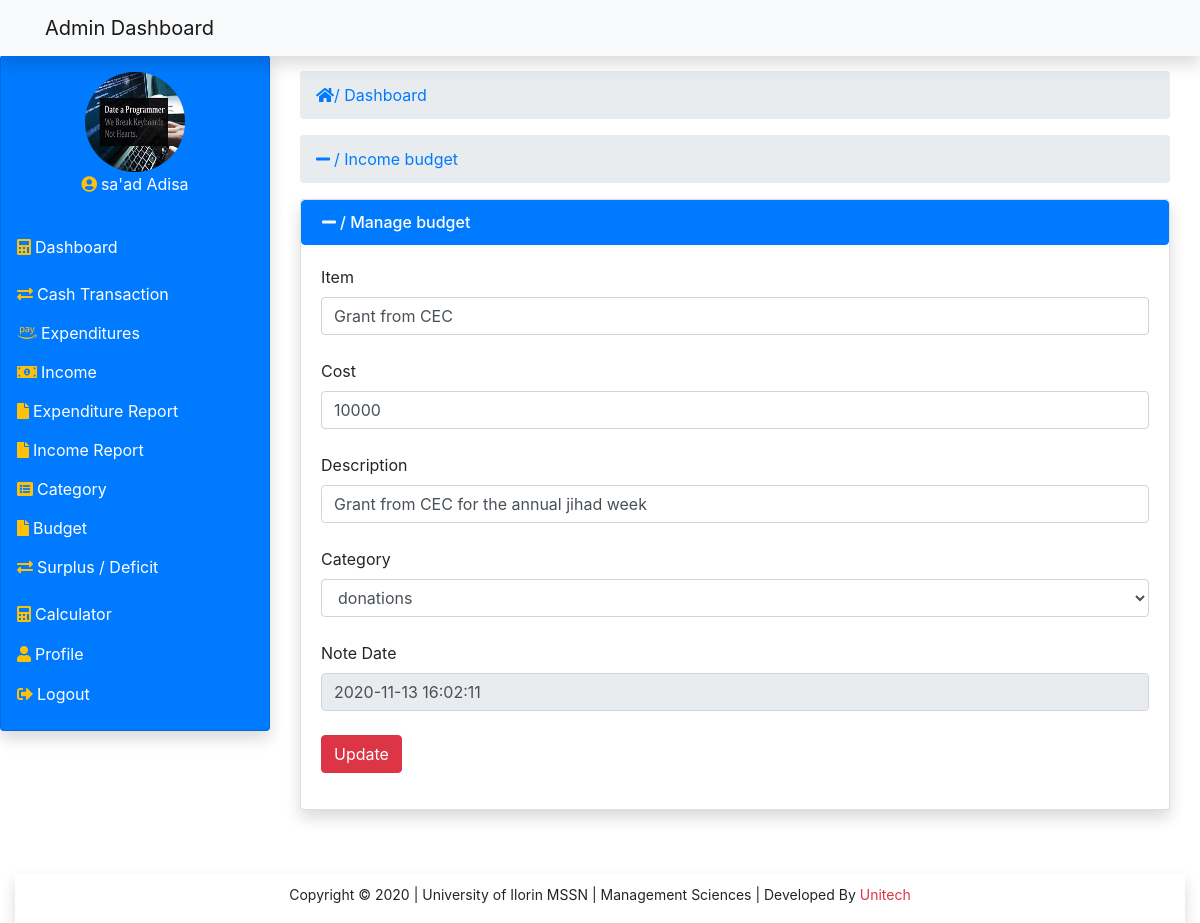
/views/budgetedit.php?ibid=5 (signed in), run on the app's committed database.
### tables this page shows
CREATE TABLE `budgets` (
  `id` int(11) NOT NULL,
  `item` varchar(200) NOT NULL,
  `item_cost` int(11) NOT NULL,
  `category` varchar(200) NOT NULL,
  `item_desc` text NOT NULL,
  `budget_type` varchar(200) NOT NULL,
  `notedate` timestamp NOT NULL DEFAULT CURRENT_TIMESTAMP ON UPDATE CURRENT_TIMESTAMP
);

### modal/modal.php (called while the page is built, shortened)
<?php
    class Modal{
        private $localhost = 'localhost';
        private $dbname = 'management';
        private $username = 'root';
        private $password = '';
        public $conn;
        public function __construct(){
           try {
               $this->conn = new mysqli($this->localhost,$this->username,$this->password,$this->dbname);
           } catch (Exception $e) {
               echo 'connection failed'.$e->getMessage();
           }
        }
		public function edit_bud($id){
			$data = null;
			if (isset($_GET['ibid'])) {
				$query = "SELECT * FROM budgets WHERE id= ? AND budget_type = 'income' LIMIT 1";
				$stmt = $this->conn->prepare($query);
				$stmt->bind_param('i',$id);
				if($stmt->execute()){
					$result = $stmt->get_result();
					while ($fetch = $result->fetch_assoc()) {
						$data[] = $fetch;
					}
				}
			}
			return $data;
		}
		public function fetch_picture($id){
			$data = null;
			$query = "SELECT picture FROM admin_details WHERE id = ?";
			$stmt = $this->conn->prepare($query);
			$stmt->bind_param('i',$id);
			if($stmt->execute()){
				$result = $stmt->get_result();
				$fetch = $result->fetch_assoc();
				$data = $fetch;
			}
			return $data;
		}
    }
?>

### views/budgetedit.php (the view, shortened to what this page needs)
<!DOCTYPE html>
<html lang="en">
<head>
     <link rel="stylesheet" href="../css/style.css">
    <link rel="stylesheet" href="../css/all.css">
    <link rel="stylesheet" href="../css/bootstrap.min.css">
    <link rel="stylesheet" href="../css/fontawesome.min.css">
</head>
<body>
            <?php include '../includes/topbar.php';?>
            <?php
                if (isset($_GET['ebid'])) {
                    $table_name = 'Expenditure';
                    $form_name = 'ebUpdate';
                }
                elseif (isset($_GET['ibid'])) {
                    $table_name = 'Income';
                    $form_name = 'ibUpdate';
                }
            ?>
            <?php include '../includes/sidebar.php';?>
            <ol class="breadcrumb">
                <li class="active text-primary"><i class="fa fa-minus mr-1"></i>/ <?=$table_name;?> budget</li>
            </ol>
        <div class="card shadow">
            <div>
                <h6 class="list-group-item active"><i class="fa fa-minus mr-1"></i>/ Manage budget</h6>
            </div>
            <div class="card-body">
                <?php
                            if (isset($_GET['ebid'])) {
                                $id = $_GET['ebid'];
                                $type = "expenditure";
                                $modal = new Modal;
                                $edit = $modal->edit_bud($id);
                            }
                            elseif (isset($_GET['ibid'])) {
                                $id = $_GET['ibid'];
                                $modal = new Modal;
                                $edit = $modal->edit_bud($id);
                            }
                            if (!empty($edit)) {
                                foreach ($edit as $editing) {?>
                                    <form class="form-group" enctype="multipart/form-data" method="POST" action="">
                                        <label for="page">Item</label>
                                        <input type="text" name="name" value="<?= $editing['item'] ;?>" required class="form-control"><br>
                                        <label for="cost">Cost</label>
                                        <input type="number" name="cost" value="<?= $editing['item_cost'] ;?>" required class="form-control"><br>
                                        <label for="description">Description</label>
                                        <input type="text" name="description" value="<?= $editing['item_desc'] ;?>" required class="form-control"><br>
                                        <label for="category">Category</label>
                                        <select class="form-control" name="category" id="" required>
                                        <option value="" disabled selected><?= $editing['category'] ;?></option>
                                    </select><br>
                                    <label for="date">Note Date</label>
                                    <input type="text" name="notedate" value="<?= $editing['notedate'] ;?>" readonly class="form-control"><br>
                                    <button type="submit" class="btn btn-danger" name="<?=$form_name;?>">Update</button>
                                </form>
                                <?php }}?>
                            </div>
            </div>
    </div>
</div>
            <?php include '../includes/footer.php';?>
</body>
</html>

### includes/sidebar.php (shortened to what this page needs)
  <div class="container-fluid toggle-nav">
      <div class="row justify-content-left align-items-left">
          <div class="col-md-3 nav-toggle" id="cols">
              <div class="card shadow bg-primary text-white p-3">
                  <div class="text-center">
                  <?php
                      include '../modal/modal.php';
                      $modal = new Modal;
                      $id = $_SESSION['id'];
                      $picture = $modal->fetch_picture($id);
             ?>
                      <img src="<?= $picture['picture']; ?>" id="img-fluid" class="img-fluid card-img-top" alt="profile image">
                  </div>
                  <div class="caption">
                      <p class="text-center"><i class="fas text-warning fa-user-circle mr-1 text-warning"></i><?= $_SESSION['username']; ?></p>
                  </div>
                  <ul class="navbar-nav">
                      <li class="nav-item">
                          <a href="../admin/dashboard.php" class="nav-link"><i class="fas text-warning fa-calculator mr-1"></i>Dashboard</a>
                      </li>
                      <li class="nav-item" onclick="transact()"><i class="fas text-warning text-warning fa-exchange-alt mr-1"></i>Cash Transaction
                      </li>
                      <li class="nav-item" onclick="expenditure()"><i class="fab text-warning fa-amazon-pay mr-1"></i>Expenditures
                      </li>
                      <li class="nav-item" onclick="income()"><i class="fas text-warning fa-money-bill-alt mr-1" arial-hidden="true"></i>Income
                      </li>
                      <li class="nav-item" onclick="expReport()"><i class="fa fa-file text-warning mr-1"></i>Expenditure Report
                      </li>
                      <li class="nav-item" onclick="incReport()"><i class="fa fa-file mr-1 text-warning"></i>Income Report
                      </li>
                      <li class="nav-item" onclick="category()"><i class="fas text-warning fa-list-alt mr-1" arial-hidden="true"></i>Category
                      </li>
                      <li class="nav-item" onclick="budget()"><i class="fa text-warning fa-file mr-1"></i>Budget
                      </li>
                      <li class="nav-item" onclick="balance()"><i class="fas text-warning text-warning fa-exchange-alt mr-1"></i>Surplus / Deficit
                      </li>
                      <li class="nav-item"><a href="../views/calculator.php" class="nav-link"><i class="fas text-warning fa-calculator mr-1"></i>Calculator</a></li>
                      <li class="nav-item mt-0"><a href="../views/profile.php" class="nav-link"><i class="fas text-warning fa-user mr-1"></i>Profile</a></li>
                      <li class="nav-item mt-0"><a href="../views/logout.php" class="nav-link"><i class=" text-warning fas fa-sign-out-alt mr-1"></i>Logout</a></li>
                  </ul>
              </div>
          </div>
                          <div class="col-md-9 my-3">
<ol class="breadcrumb">
	<li class="active text-primary"> <i class="fas fa-home text-primary"></i>/ Dashboard</li>
</ol>

### css/style.css (style rules this page uses)
body { margin: 0; padding: 0; scroll-behavior: smooth; background-color: #E5E5E5; }
.toggle-nav { margin-top: 55px !important; }
.container-fluid > .row > .col-md-3 > .card > div > img { border-radius: 50%; text-align: center; margin: 0 auto !important; width: 100px; height: 100px; position: relative; }
.container-fluid > .row > .col-md-3 > .card > ul { position: relative; }
.container-fluid > .row > .col-md-3 > .card > ul > li { margin-top: 15px; cursor: pointer; }
.container-fluid > .row > .col-md-3 > .card > ul > li > div a,.container-fluid > .row > .col-md-3 > .card > ul > li > a { text-decoration: none !important; color: white !important; }
#cols { margin-left: -15px; }

### css/all.css (style rules this page uses)
.fa, .fas, .far, .fal, .fad, .fab { -moz-osx-font-smoothing: grayscale; -webkit-font-smoothing: antialiased; display: inline-block; font-style: normal; font-variant: normal; text-rendering: auto; line-height: 1; }
.fa-amazon-pay:before { content: "\f42c"; }
.fa-calculator:before { content: "\f1ec"; }
.fa-exchange-alt:before { content: "\f362"; }
.fa-file:before { content: "\f15b"; }
.fa-home:before { content: "\f015"; }
.fa-list-alt:before { content: "\f022"; }
.fa-minus:before { content: "\f068"; }
.fa-money-bill-alt:before { content: "\f3d1"; }
.fa-sign-out-alt:before { content: "\f2f5"; }
.fa-user:before { content: "\f007"; }
.fa-user-circle:before { content: "\f2bd"; }
.fab { font-family: 'Font Awesome 5 Brands'; font-weight: 400; }
.fa, .fas { font-family: 'Font Awesome 5 Free'; font-weight: 900; }

### data on the page
budgets: name "Grant from CEC", cost "10000", description "Grant from CEC for the annual jihad week", category "donations", notedate "2020-11-13 16:02:11"

### other printed values
$_SESSION['username'] "sa'ad Adisa"
$table_name "Income"
